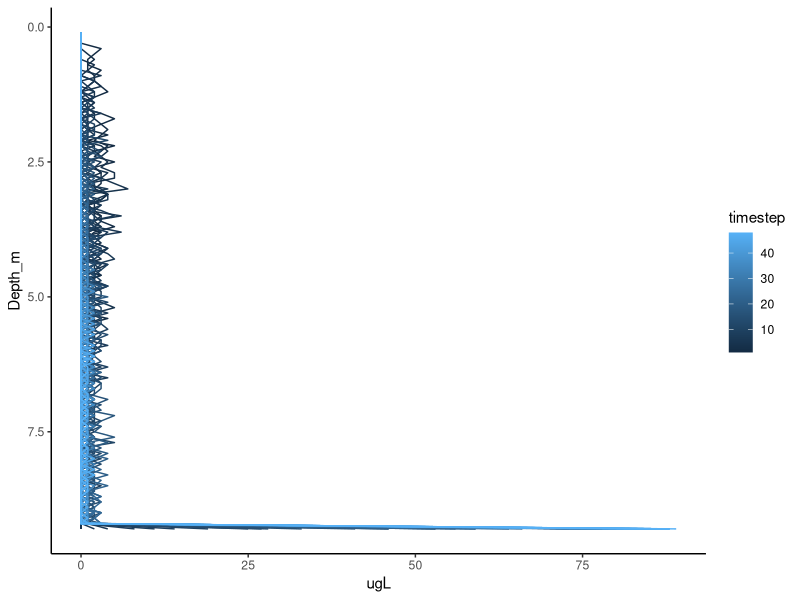
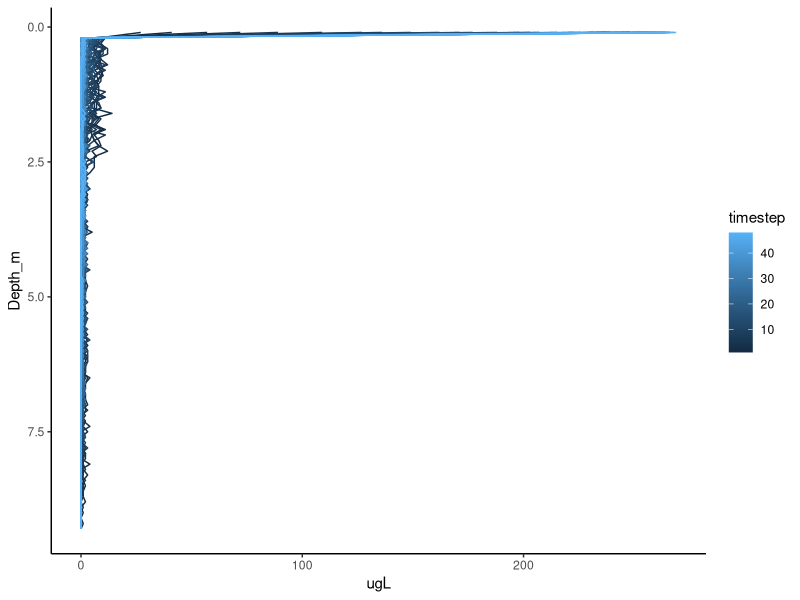
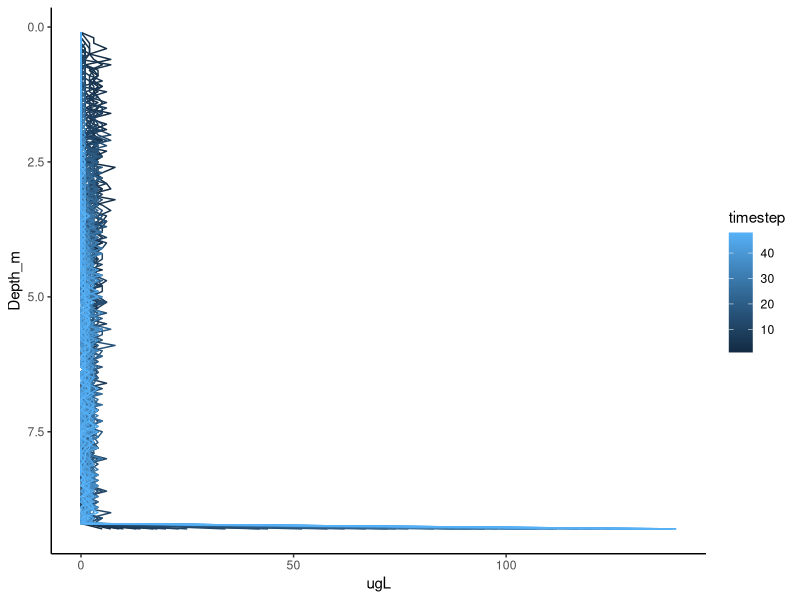

The R script that drew these images, in order:
## ---- chunk 1
# =============================================================================
# Load packages
# =============================================================================
library(tidyverse)

# =============================================================================
# Movement function
# =============================================================================
movement <- function(inds, yloc = 2, ymax = 9.3){
  
  total_inds <- dim(inds)[1]
  
  cell_diam <- inds[,3] # Get the cell diameters of all individuals
  cell_dens <- inds[,4] # Get the cell diameters of all individuals
  cell_shape <- inds[,5] # Get the cell diameters of all individuals

  env[,3] <- (999.83952 + 16.945176*env[,1] - 0.0079870401*env[,1]^2 - 0.000046170461*env[,1]^3 + 0.00000010556302*env[,1]^4 - 0.00000000028054253*env[,1]^5) / (1 + 0.016879850*env[,1]) #Kell equation for water density (Kell, 1975)
  env[,4] <- (10^(((20 - env[,1])/(env[,1] + 96))*(1.2364 - 0.00137*(20 - env[,1]) + 0.0000057*(20 - env[,1])^2)))*1000 #this actually calculates the ratio of viscosity at target temp/viscosity at 20 degrees C, but viscosity at 20 degrees C is ~ 1
  w_s <- NULL
  
  for(j in 1:total_inds){
      
    #the issue is that for some reason it's not recognizing when the yloc matches the depth in the environment - why???
    curr_dens <- env[which(env[,2] == round(inds[j,2],1)),3]
    curr_visc <- env[which(env[,2] == round(inds[j,2],1)),4]

    curr_w_s <- (9.8081*cell_diam[j]^2*(cell_dens[j] - curr_dens))/(18*cell_shape[j]*curr_visc) # Define the velocity given cell diameter, density, and shape
    
    w_s <- c(w_s, curr_w_s)
    
    }
    
  y_move       <- (w_s/100000)*60*60 # Calculate total distance moved over an hour
  
  inds[, yloc] <- inds[, yloc] + y_move;
  # =========   The reflecting boundary is added below
    for(i in 1:total_inds){ 
        if(inds[i, yloc] > ymax){         # If it moved past the maximum depth
            inds[i, yloc] <- ymax;        # Then move it back to the maximum depth
        }
        if(inds[i, yloc] < 0.1){            # If it moved below 0.1 (above surface)
            inds[i, yloc] <- 0.1;           # Then move it back to 0.1 (surface)
        }
    } 
    # =========  Now all individuals should stay on the landscape
    return(inds);
}

# =============================================================================
# Birth function
# =============================================================================
birth <- function(inds, lambda = 0.5, repr_col = 4){
    total_inds       <- dim(inds)[1]; # Get the number of individuals in inds
    ind_cols         <- dim(inds)[2]; # Total inds columns
    inds[, repr_col] <- rpois(n = total_inds, lambda = lambda); 
    total_off        <- sum(inds[, repr_col]);
    # ---- We now have the total number of new offspring; now add to inds
    new_inds     <- array(data = 0, dim = c(total_off, ind_cols));
    new_inds[,1] <- rnorm(n = dim(new_inds)[1], mean = 23, sd = 3);
    new_inds[,2] <- sample(x = 1:8, size = dim(new_inds)[1], replace = TRUE);
    new_inds[,3] <- sample(x = 1:8, size = dim(new_inds)[1], replace = TRUE);
    # ---- Our new offspring can now be attached in the inds array
    inds <- rbind(inds, new_inds);
    return(inds);
}

# =============================================================================
# Death function
# =============================================================================
death <- function(inds, xlen = 8, ylen = 8, dcol = 5, xcol = 2, ycol = 3){
    for(xdim in 1:xlen){      # For each row `xdim` of the landscape...
        for(ydim in 1:ylen){  # For each col `ydim` of the landscape...
            # Get the total number of individuals on the landscape cell
            on_cell <- sum( inds[, xcol] == xdim & inds[, ycol]  == ydim);
            # Only do something if on_cell is more than one
            if(on_cell > 1){
                # Get all of the occupants on the cell
                occupants <- which(inds[, xcol] == xdim & inds[, ycol] == ydim);
                # Sample all but one random occupants to die
                rand_occ  <- sample(x = occupants, size = on_cell - 1);
                # Then add their death to the last column of inds
                inds[rand_occ, dcol] <- 1;
            }
        }
    }
    return(inds);
}

# =============================================================================
# Simulate phytoplankton dynamics
# =============================================================================
# ----- Initialise individuals (phytos)
# TMRW: pick back up here
# Pull in an example FP profile
fp <- read_csv("./data/FluoroProbe_2018-08-02_FCR_50.csv")

# Create inds by looping through each depth increment and then creating that number of individuals at that depth based on ug/L
depths <- seq(from = 0.1, to = 9.3, by = 0.1)

inds <- NULL

for(i in 1:length(depths)){
  
  #isolate a particular depth
  temp <- fp[i,]
  
  #create cell diameter trait
  min_diam.d = 10 # 10 um 
  max_diam.d = 25 # 25 um in meters
  
  min_diam.c = 10 # 10 um 
  max_diam.c = 25 # 25 um in meters
  
  min_diam.g = 10 # 10 um 
  max_diam.g = 25 # 25 um in meters

  #create cell density trait
  min_dens.d = 1070 # In range for chlorophytes
  max_dens.d = 1130 # To make sure they all sink
  
  min_dens.c = 920 # In range for chlorophytes
  max_dens.c = 980 # To make sure they all sink
  
  min_dens.g = 1020 # In range for chlorophytes
  max_dens.g = 1080 # To make sure they all sink
  
  #create cell shape trait
  shape.d = 1 # make them all spherical for now
  
  shape.c = 1 # make them all spherical for now
  
  shape.g = 1 # make them all spherical for now

  #populate depths with traits
  temp.df.d <- array(data = 0, dim = c(round(temp$BrownAlgae_ugL,0),5))
  temp.df.d[,1] <- 1 #placeholder for taxon ID or some other trait
  temp.df.d[,2] <- depths[i]
  temp.df.d[,3] <- runif(dim(temp.df.d)[1], min = min_diam.d, max = max_diam.d)
  temp.df.d[,4] <- runif(dim(temp.df.d)[1], min = min_dens.d, max = max_dens.d)
  temp.df.d[,5] <- shape.d

  temp.df.c <- array(data = 0, dim = c(round(temp$Bluegreens_ugL,0),5))
  temp.df.c[,1] <- 2 #placeholder for taxon ID or some other trait
  temp.df.c[,2] <- depths[i]
  temp.df.c[,3] <- runif(dim(temp.df.c)[1], min = min_diam.c, max = max_diam.c)
  temp.df.c[,4] <- runif(dim(temp.df.c)[1], min = min_dens.c, max = max_dens.c)
  temp.df.c[,5] <- shape.c
  
  temp.df.g <- array(data = 0, dim = c(round(temp$GreenAlgae_ugL,0),5))
  temp.df.g[,1] <- 3 #placeholder for taxon ID or some other trait
  temp.df.g[,2] <- depths[i]
  temp.df.g[,3] <- runif(dim(temp.df.g)[1], min = min_diam.g, max = max_diam.g)
  temp.df.g[,4] <- runif(dim(temp.df.g)[1], min = min_dens.g, max = max_dens.g)
  temp.df.g[,5] <- shape.g
  
  temp.df <- rbind(temp.df.d, temp.df.c, temp.df.g)

  inds <- rbind(inds, temp.df)
}

colnames(inds) <- c("PFG","yloc","cell_diam","cell_dens","cell_shape")

# ----- Initialise environment (water temperature)

env <- array(data = 0, dim = c(length(depths),4))
  env[,1] <- 10 #water temperature; constant for now
  env[,2] <- round(depths,1)
colnames(env) <- c("wt","yloc","dens","visc")

# ---- Start the simulation as before
ts         <- 0;
time_steps <- 48;
inds_hist  <- NULL;
while(ts < time_steps){
    inds            <- movement(inds); 
    #inds            <- birth(inds, lambda = 1.5);
    #inds            <- death(inds);
    #inds            <- inds[inds[, 5] == 0,]; # Retain living
    ts              <- ts + 1; 
    inds_hist[[ts]] <- inds;
}

# =============================================================================
# Print the results
# =============================================================================
ind_yloc <- NULL
ind_yloc[[1]] <- array(data = NA, dim = c(time_steps,length(depths)+1))
colnames(ind_yloc[[1]]) <- c("timestep",depths)

ind_yloc[[2]] <- array(data = NA, dim = c(time_steps,length(depths)+1))
colnames(ind_yloc[[2]]) <- c("timestep",depths)

ind_yloc[[3]] <- array(data = NA, dim = c(time_steps,length(depths)+1))
colnames(ind_yloc[[3]]) <- c("timestep",depths)

for(i in 1:time_steps){
  for(j in 1:length(depths)){
    
    #diatom
    ind_yloc[[1]][i, 1] <- i;                      # Save the time step
    ind_yloc[[1]][i, j+1] <- length(inds_hist[[i]][which(round(inds_hist[[i]][,2],1) == round(depths[j],1) & inds_hist[[i]][,1] == 1),1]); # Save the number of individuals at each depth
    
    #cyano
    ind_yloc[[2]][i, 1] <- i;                      # Save the time step
    ind_yloc[[2]][i, j+1] <- length(inds_hist[[i]][which(round(inds_hist[[i]][,2],1) == round(depths[j],1) & inds_hist[[i]][,1] == 2),1]); # Save the number of individuals at each depth
    
    #green
    ind_yloc[[3]][i, 1] <- i;                      # Save the time step
    ind_yloc[[3]][i, j+1] <- length(inds_hist[[i]][which(round(inds_hist[[i]][,2],1) == round(depths[j],1) & inds_hist[[i]][,1] == 3),1]); # Save the number of individuals at each depth
    
  }
}
#print(ind_yloc);

# =============================================================================
# Plot the results
# =============================================================================
plot_yloc.d <- data.frame(ind_yloc[[1]]) %>%
  gather(X0.1:X9.3, key = "Depth_m",value = "ugL") %>%
  mutate(Depth_m = as.double(substring(Depth_m, 2)))
head(plot_yloc.d)

ggplot(data = plot_yloc.d, aes(x = ugL, y = Depth_m, group = timestep, color = timestep))+
  geom_path()+
  scale_y_reverse()+
  theme_classic()

plot_yloc.c <- data.frame(ind_yloc[[2]]) %>%
  gather(X0.1:X9.3, key = "Depth_m",value = "ugL") %>%
  mutate(Depth_m = as.double(substring(Depth_m, 2)))
head(plot_yloc.c)

ggplot(data = plot_yloc.c, aes(x = ugL, y = Depth_m, group = timestep, color = timestep))+
  geom_path()+
  scale_y_reverse()+
  theme_classic()

plot_yloc.g <- data.frame(ind_yloc[[3]]) %>%
  gather(X0.1:X9.3, key = "Depth_m",value = "ugL") %>%
  mutate(Depth_m = as.double(substring(Depth_m, 2)))
head(plot_yloc.g)

ggplot(data = plot_yloc.g, aes(x = ugL, y = Depth_m, group = timestep, color = timestep))+
  geom_path()+
  scale_y_reverse()+
  theme_classic()
